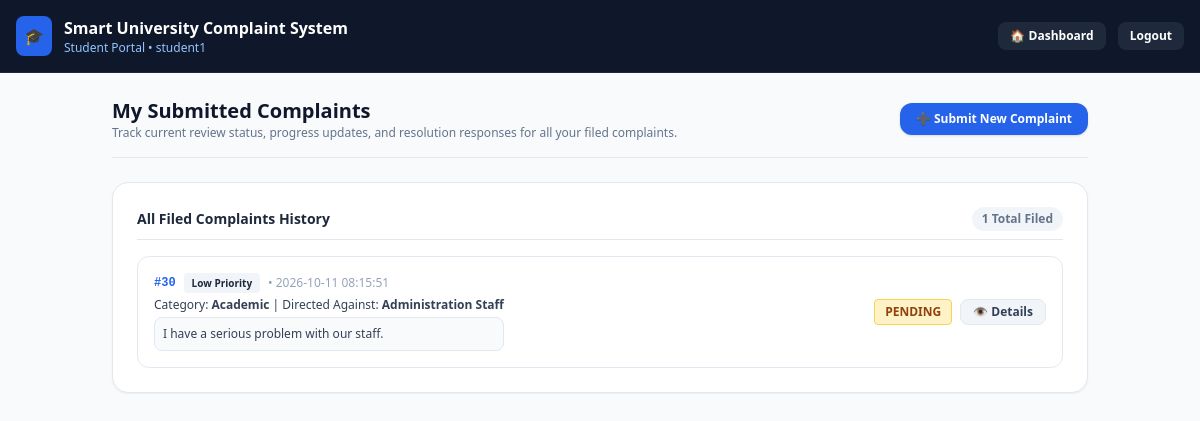
/student/complaints (signed in), run on the app's committed database.
### tables this page shows
CREATE TABLE "Complaint" (
        ID INTEGER PRIMARY KEY AUTOINCREMENT,
        StudentID INTEGER NOT NULL,
        Category TEXT NOT NULL,
        DirectedAgainst TEXT NOT NULL,
        Description TEXT DEFAULT '',
        UrgencyLevel TEXT CHECK(UrgencyLevel IN ('Emergency', 'High', 'Medium', 'Low')) NOT NULL,
        Status TEXT CHECK(Status IN ('Pending', 'In-Progress', 'Forwarded', 'Solved')) DEFAULT 'Pending',
        DateSubmitted DATETIME DEFAULT CURRENT_TIMESTAMP,
        GroupID INTEGER DEFAULT NULL,
        AdminComment TEXT DEFAULT NULL,
        FOREIGN KEY (StudentID) REFERENCES User(ID)
    );

### app.py (the view)
@app.route('/student/complaints')
def student_complaints():
    if session.get('role') != 'Student':
        flash('Unauthorized access to Student Portal. Please log in.', 'danger')
        return redirect(url_for('login'))
    student_id = session['user_id']
    quota = get_monthly_quota(student_id)
    conn = get_db()
    complaints = conn.execute('''
        SELECT * FROM Complaint WHERE StudentID = ? ORDER BY DateSubmitted DESC
    ''', (student_id,)).fetchall()
    conn.close()
    return render_template('student_complaints.html', quota=quota, complaints=complaints)

### app.py (called while the page is built)
def get_db():
    conn = sqlite3.connect(DB_PATH)
    conn.row_factory = sqlite3.Row
    conn.execute("PRAGMA foreign_keys = ON;")
    return conn

def get_monthly_quota(student_id):
    conn = get_db()
    current_month = datetime.datetime.now().strftime('%Y-%m')
    count = conn.execute('''
        SELECT COUNT(*) FROM Complaint
        WHERE StudentID = ? AND strftime('%Y-%m', DateSubmitted) = ?
    ''', (student_id, current_month)).fetchone()[0]
    conn.close()
    return {'used': count, 'limit': 5, 'remaining': max(0, 5 - count)}

### templates/student_complaints.html (shortened to what this page needs)
<!DOCTYPE html>
<html lang="en">
<head>
  <script src="https://cdn.tailwindcss.com"></script>
</head>
<body class="bg-slate-50 min-h-screen">
  <nav class="bg-slate-900 text-white p-4 border-b border-slate-800 flex justify-between items-center">
    <div class="flex items-center gap-3">
      <div class="p-2 bg-blue-600 rounded-lg">🎓</div>
      <div>
        <h1 class="font-bold text-base">Smart University Complaint System</h1>
        <p class="text-xs text-blue-300">Student Portal • {{ session.username }}</p>
      </div>
    </div>
    <div class="flex items-center gap-3">
      <a href="/student" class="px-3 py-1.5 bg-slate-800 hover:bg-slate-700 rounded-lg text-xs font-semibold">🏠 Dashboard</a>
      <a href="/logout" class="px-3 py-1.5 bg-slate-800 hover:bg-slate-700 rounded-lg text-xs font-semibold">Logout</a>
    </div>
  </nav>
  <div class="max-w-5xl mx-auto p-6 space-y-6">
    <div class="flex flex-col sm:flex-row justify-between items-start sm:items-center gap-4 border-b pb-4">
      <div>
        <h2 class="text-xl font-bold text-slate-900">My Submitted Complaints</h2>
        <p class="text-xs text-slate-500">Track current review status, progress updates, and resolution responses for all your filed complaints.</p>
      </div>
      <a href="/student" class="px-4 py-2 bg-blue-600 hover:bg-blue-700 text-white rounded-xl text-xs font-bold shadow flex items-center gap-1.5">
        <span>➕ Submit New Complaint</span>
      </a>
    </div>
    <div class="bg-white p-6 rounded-2xl border border-slate-200 shadow-sm space-y-4">
      <div class="flex justify-between items-center border-b pb-2">
        <h3 class="text-sm font-bold text-slate-800">All Filed Complaints History</h3>
        <span class="text-xs font-bold text-slate-500 bg-slate-100 px-2.5 py-1 rounded-full">{{ complaints|length }} Total Filed</span>
      </div>
      {% if complaints|length == 0 %}
        <div class="text-center py-12 space-y-3">
          <p class="text-3xl">📭</p>
          <p class="text-sm font-bold text-slate-700">No complaints submitted yet.</p>
          <p class="text-xs text-slate-400">When you submit an issue, its live progress and resolution notes will appear here.</p>
          <a href="/student" class="inline-block mt-2 px-4 py-2 bg-blue-600 text-white text-xs font-bold rounded-xl shadow">
            Submit Your First Complaint
          </a>
        </div>
      {% else %}
        <div class="space-y-3">
          {% for c in complaints %}
            <div class="p-4 rounded-xl border transition-all {% if c.UrgencyLevel == 'Emergency' %}border-red-400 bg-red-50/40{% elif c.Status == 'Solved' %}border-emerald-200 bg-emerald-50/20{% else %}border-slate-200 bg-white{% endif %}">
              <div class="flex flex-col md:flex-row justify-between items-start md:items-center gap-3">
                <div class="space-y-1 text-xs text-slate-700">
                  <div class="flex items-center gap-2 flex-wrap">
                    <span class="font-mono font-bold text-blue-600">#{{ c.ID }}</span>
                    <span class="px-2 py-0.5 text-[10px] font-bold rounded {% if c.UrgencyLevel == 'Emergency' or c.UrgencyLevel == 'High' %}bg-red-100 text-red-800{% elif c.UrgencyLevel == 'Medium' %}bg-amber-100 text-amber-800{% else %}bg-slate-100 text-slate-800{% endif %}">
                      {{ c.UrgencyLevel }} Priority
                    </span>
                    <span class="text-slate-400">• {{ c.DateSubmitted }}</span>
                  </div>
                  <p>Category: <strong>{{ c.Category }}</strong> | Directed Against: <strong>{{ c.DirectedAgainst }}</strong></p>
                  {% if c.Description %}
                    <p class="p-2 bg-slate-50 rounded-lg border border-slate-200 text-slate-700 text-xs mt-1 line-clamp-2 break-all break-words [word-break:break-word]">{{ c.Description }}</p>
                  {% endif %}
                </div>
                <div class="flex items-center gap-2 self-end md:self-center">
                  <span class="px-2.5 py-1 rounded text-xs font-bold uppercase {% if c.Status == 'Solved' %}bg-emerald-100 text-emerald-800 border border-emerald-300{% elif c.Status == 'In-Progress' %}bg-blue-100 text-blue-800 border border-blue-300 animate-pulse{% elif c.Status == 'Forwarded' %}bg-purple-100 text-purple-800 border border-purple-300{% else %}bg-amber-100 text-amber-800 border border-amber-300{% endif %}">
                    {{ c.Status }}
                  </span>
                  <button type="button" onclick="openDetailModal('{{ c.ID }}')" class="px-3 py-1 bg-slate-100 text-slate-700 hover:bg-slate-200 rounded-lg text-xs font-semibold border cursor-pointer">
                    👁️ Details
                  </button>
                </div>
              </div>
            </div>
          {% endfor %}
        </div>
      {% endif %}
    </div>
  </div>
</body>
</html>

### data on the page
Complaint: ID "30", UrgencyLevel "Low", DateSubmitted "2026-10-11 08:15:51", Category "Academic", DirectedAgainst "Administration Staff", Description "I have a serious problem with our staff.", Status "PENDING"

### other printed values
{{ session.username }} "student1"
{{ complaints|length }} "1"
